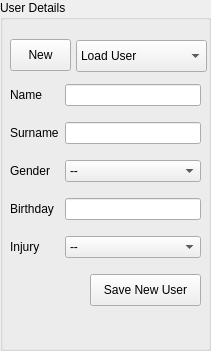
   <widget class="QGroupBox" name="groupBox_userdetails">
    <property name="geometry">
     <rect>
      <x>10</x>
      <y>4</y>
      <width>211</width>
      <height>351</height>
     </rect>
    </property>
    <property name="title">
     <string>User Details</string>
    </property>
    <widget class="QWidget" name="layoutWidget">
     <property name="geometry">
      <rect>
       <x>10</x>
       <y>74</y>
       <width>191</width>
       <height>196</height>
      </rect>
     </property>
     <layout class="QGridLayout" name="gridLayout">
      <item row="2" column="1">
       <widget class="QComboBox" name="comboBox_gender">
        <item>
         <property name="text">
          <string>--</string>
         </property>
        </item>
        <item>
         <property name="text">
          <string>Male</string>
         </property>
        </item>
        <item>
         <property name="text">
          <string>Female</string>
         </property>
        </item>
       </widget>
      </item>
      <item row="0" column="1">
       <widget class="QLineEdit" name="lineEdit_name">
        <property name="text">
         <string/>
        </property>
       </widget>
      </item>
      <item row="3" column="1">
       <widget class="QLineEdit" name="lineEdit_birthday">
        <property name="text">
         <string/>
        </property>
       </widget>
      </item>
      <item row="1" column="0">
       <widget class="QLabel" name="label_surname">
        <property name="text">
         <string>Surname</string>
        </property>
       </widget>
      </item>
      <item row="2" column="0">
       <widget class="QLabel" name="label_gender">
        <property name="text">
         <string>Gender</string>
        </property>
       </widget>
      </item>
      <item row="1" column="1">
       <widget class="QLineEdit" name="lineEdit_surname">
        <property name="text">
         <string/>
        </property>
       </widget>
      </item>
      <item row="0" column="0">
       <widget class="QLabel" name="label_name">
        <property name="text">
         <string>Name</string>
        </property>
       </widget>
      </item>
      <item row="4" column="1">
       <widget class="QComboBox" name="comboBox_injury">
        <item>
         <property name="text">
          <string>--</string>
         </property>
        </item>
        <item>
         <property name="text">
          <string>SCI</string>
         </property>
        </item>
        <item>
         <property name="text">
          <string>Healthy</string>
         </property>
        </item>
       </widget>
      </item>
      <item row="4" column="0">
       <widget class="QLabel" name="label_injury">
        <property name="text">
         <string>Injury</string>
        </property>
       </widget>
      </item>
      <item row="3" column="0">
       <widget class="QLabel" name="label_birthday">
        <property name="text">
         <string>Birthday</string>
        </property>
       </widget>
      </item>
     </layout>
    </widget>
    <widget class="QPushButton" name="pushButton_save">
     <property name="geometry">
      <rect>
       <x>90</x>
       <y>274</y>
       <width>111</width>
       <height>32</height>
      </rect>
     </property>
     <property name="text">
      <string>Save New User</string>
     </property>
    </widget>
    <widget class="QComboBox" name="comboBox_loaduser">
     <property name="geometry">
      <rect>
       <x>76</x>
       <y>40</y>
       <width>131</width>
       <height>32</height>
      </rect>
     </property>
     <item>
      <property name="text">
       <string>Load User</string>
      </property>
     </item>
     <item>
      <property name="text">
       <string>Tobler</string>
      </property>
     </item>
     <item>
      <property name="text">
       <string>Hunt</string>
      </property>
     </item>
     <item>
      <property name="text">
       <string>Aksöz</string>
      </property>
     </item>
     <item>
      <property name="text">
       <string>Fang</string>
      </property>
     </item>
    </widget>
    <widget class="QPushButton" name="pushButton_newuser">
     <property name="geometry">
      <rect>
       <x>10</x>
       <y>39</y>
       <width>61</width>
       <height>32</height>
      </rect>
     </property>
     <property name="text">
      <string>New</string>
     </property>
    </widget>
   </widget>
